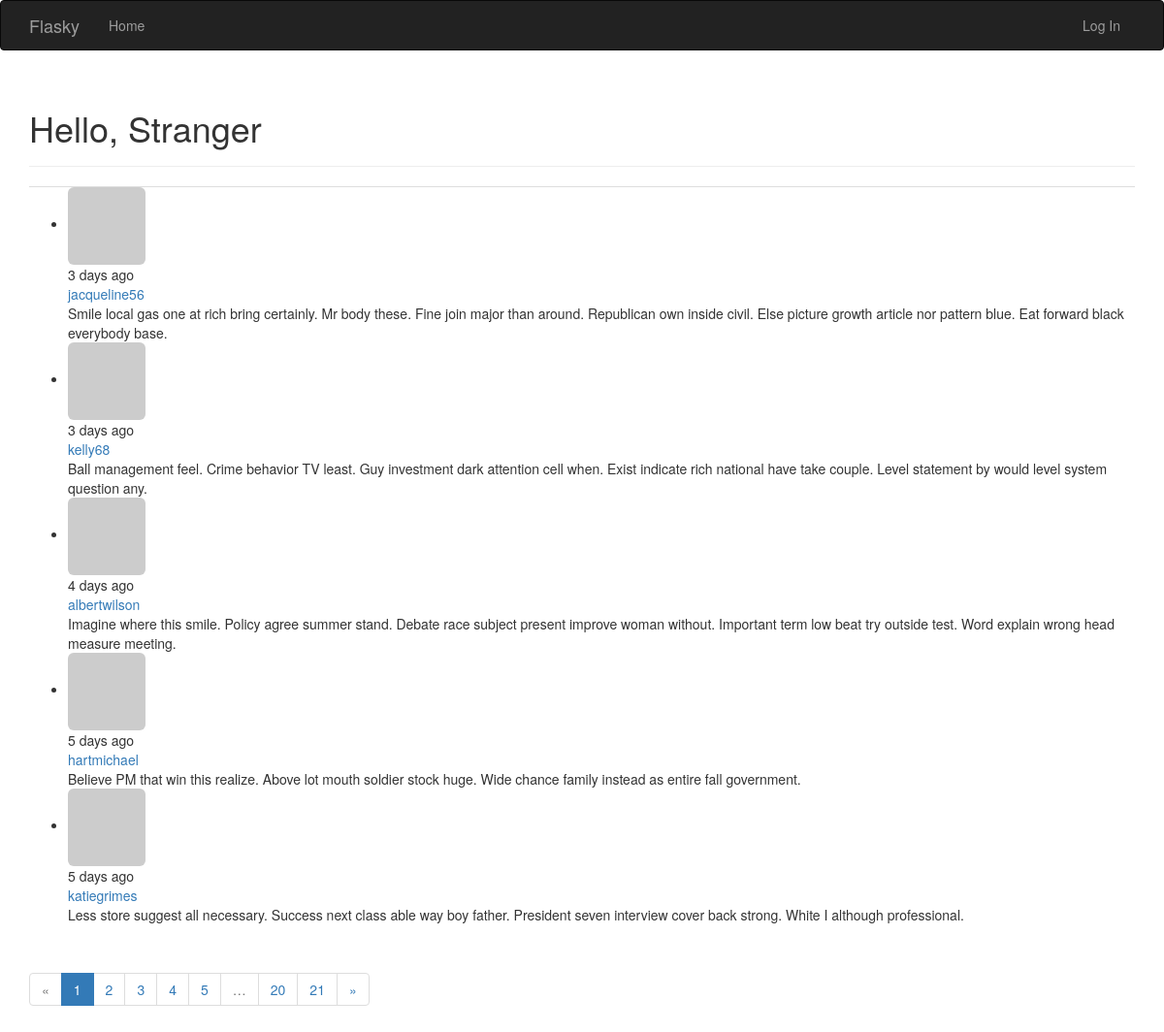
The page / on the database its author committed.
### app/models.py (models this page shows, shortened)
class Post(db.Model):
    __tablename__ = 'posts'
    id = db.Column(db.Integer, primary_key=True)
    body = db.Column(db.Text)
    timestamp = db.Column(db.DateTime, index=True, default=datetime.now)
    author_id = db.Column(db.Integer, db.ForeignKey('users.id'))
    body_html = db.Column(db.Text)

class User(UserMixin, db.Model):
    __tablename__ = 'users'
    id = db.Column(db.Integer, primary_key=True)
    email = db.Column(db.String(64), unique=True, index=True)
    username = db.Column(db.String(64), unique=True, index=True)
    role_id = db.Column(db.Integer, db.ForeignKey('roles.id'))
    password_hash = db.Column(db.String(128))
    confirmed = db.Column(db.Boolean, default=False)
    name = db.Column(db.String(64))
    location = db.Column(db.String(64))
    about_me = db.Column(db.Text())
    member_since = db.Column(db.DateTime(), default=datetime.utcnow)
    last_seen = db.Column(db.DateTime(), default=datetime.utcnow)
    post = db.relationship('Post', backref='author', lazy='dynamic')
    @property
    def password(self):
        raise AttributeError('Password is not a readable attribute')
    def gravatar(self, size=100, default='identicon', rating=9):
        url = 'https://secure.gravatar.com/avatar'
        hash = hashlib.md5(self.email.lower().encode('utf-8')).hexdigest()
        return '{url}/{hash}?s={size}&d={default}&r={rating}'.format(url=url, hash=hash, size=size, default=default, rating=rating)

### app/main/views.py (the view)
@main.route('/', methods=['GET', 'POST'])
def index():
    form = PostForm()
    if current_user.can(Permision.WRITE) and form.validate_on_submit():
        post = Post(body=form.body.data, author=current_user._get_current_object())
        db.session.add(post)
        db.session.commit()
        return redirect(url_for('.index'))
    page = request.args.get('page', 1, type=int)
    pagination = Post.query.order_by(Post.timestamp.desc()).paginate(
        page, per_page=current_app.config['FLASK_POSTS_PER_PAGE'], error_out=False
    )
    posts = pagination.items
    return render_template('index.html', form=form, posts=posts, pagination=pagination)

### app/auth/views.py (called while the page is built)
@auth.before_app_request
def before_request():
    if current_user.is_authenticated:
        current_user.ping()
        if not current_user.confirmed and request.endpoint and request.blueprint != 'auth' and request.endpoint != 'static':
            return redirect(url_for('auth.unconfirmed'))

### app/main/__init__.py (called while the page is built)
@main.app_context_processor
def inject_permissions():
    return dict(Permision=Permision)

### app/models.py (called while the page is built)
    def can(self, permissions):
        return False

### app/templates/index.html (shortened to what this page needs)
{% extends "base.html" %}
{% import "bootstrap/wtf.html" as wtf %}
{% import "_macros.html" as macros %}
{% block page_content %}
<div class="page-header">
    <h1>Hello,
    {% if current_user.is_authenticated %}
        {{current_user.username}}
    {% else %}
        Stranger</h1>
    {% endif %}
</div>
<div class="post-tabs">
    <ul class="nav nav-tabs">
    </ul>
    {% include '_posts.html' %}
</div>
<div class="pagination">
    {{macros.pagination_widget(pagination, '.index')}}
</div>
<br>
<br>
{% endblock %}

### app/templates/base.html (shortened to what this page needs)
{% extends "bootstrap/base.html" %}
{% block head %}
{{ super() }}
{% endblock %}
{% block navbar %}
<div class="navbar navbar-inverse" role="navigation">
    <div class="container">
        <div class="navbar-header">
            <a class="navbar-brand" href="/">Flasky</a>
        </div>
        <div class="navbar-collapse collapse">
            <ul class="nav navbar-nav">
                <li><a href="/">Home</a></li>
            </ul>
            <ul class="nav navbar-nav navbar-right">
                {% if current_user.is_authenticated %}
                <li>
                    <a href="{{url_for('main.user', username=current_user.username)}}">Profile</a>
                </li>
                <li>
                    <a href="{{url_for('auth.logout')}}">Log Out</a>
                </li>
                {% else %}
                <li>
                    <a href="{{url_for('auth.login')}}">Log In</a>
                </li>
                {% endif %}
            </ul>
        </div>
    </div>
</div>
{% endblock %}
{% block content %}
<div class="container">
    {% block page_content %}{% endblock %}
</div>
{% endblock %}

### app/templates/_macros.html
{% macro pagination_widget(pagination, endpoint, fragment='') %}
<ul class="pagination">
    <li{% if not pagination.has_prev %} class="disabled"{% endif %}>
        <a href="{% if pagination.has_prev %}{{ url_for(endpoint, page=pagination.prev_num, **kwargs) }}{{ fragment }}{% else %}#{% endif %}">
            &laquo;
        </a>
    </li>
    {% for p in pagination.iter_pages() %}
        {% if p %}
            {% if p == pagination.page %}
            <li class="active">
                <a href="{{ url_for(endpoint, page = p, **kwargs) }}{{ fragment }}">{{ p }}</a>
            </li>
            {% else %}
            <li>
                <a href="{{ url_for(endpoint, page = p, **kwargs) }}{{ fragment }}">{{ p }}</a>
            </li>
            {% endif %}
        {% else %}
        <li class="disabled"><a href="#">&hellip;</a></li>
        {% endif %}
    {% endfor %}
    <li{% if not pagination.has_next %} class="disabled"{% endif %}>
        <a href="{% if pagination.has_next %}{{ url_for(endpoint, page=pagination.next_num, **kwargs) }}{{ fragment }}{% else %}#{% endif %}">
            &raquo;
        </a>
    </li>
</ul>
{% endmacro %}

### app/templates/_posts.html
<ul class="posts">
    {% for post in posts %}
    <li class="post">
        <div class="profile-thumbnail">
            <a href="{{ url_for('.user', username=post.author.username) }}">
                <img class="img-rounded profile-thumbnail" src="{{ post.author.gravatar(size=40) }}" alt="">
            </a>
        </div>
        <div class="post-date">{{ moment(post.timestamp).fromNow() }}</div>
        <div class="post-author">
            <a href="{{ url_for('.user', username=post.author.username) }}">
                {{ post.author.username }}
            </a>
        </div>
        <div class="post-body">
            {% if post.body_html %}
            {{ post.body_html | safe }}
            {% else %}
            {{ post.body}}
            {% endif %}
        </div>
    </li>
    {% endfor %}
</ul>

### rows shown on the page
Post: timestamp "3 days ago", author.username "jacqueline56", body "Smile local gas one at rich bring certainly. Mr body these. Fine join major than around. Republican own inside civil. Else picture growth article nor pattern blue. Eat forward black everybody base."
Post: timestamp "3 days ago", author.username "kelly68", body "Ball management feel. Crime behavior TV least. Guy investment dark attention cell when. Exist indicate rich national have take couple. Level statement by would level system question any."
Post: timestamp "4 days ago", author.username "albertwilson", body "Imagine where this smile. Policy agree summer stand. Debate race subject present improve woman without. Important term low beat try outside test. Word explain wrong head measure meeting."
Post: timestamp "5 days ago", author.username "hartmichael", body "Believe PM that win this realize. Above lot mouth soldier stock huge. Wide chance family instead as entire fall government."
Post: timestamp "5 days ago", author.username "katiegrimes", body "Less store suggest all necessary. Success next class able way boy father. President seven interview cover back strong. White I although professional."

### other values the page prints
{{ p }} "1"
{{ p }} "2" "3" "4" "5" "20" "21"
